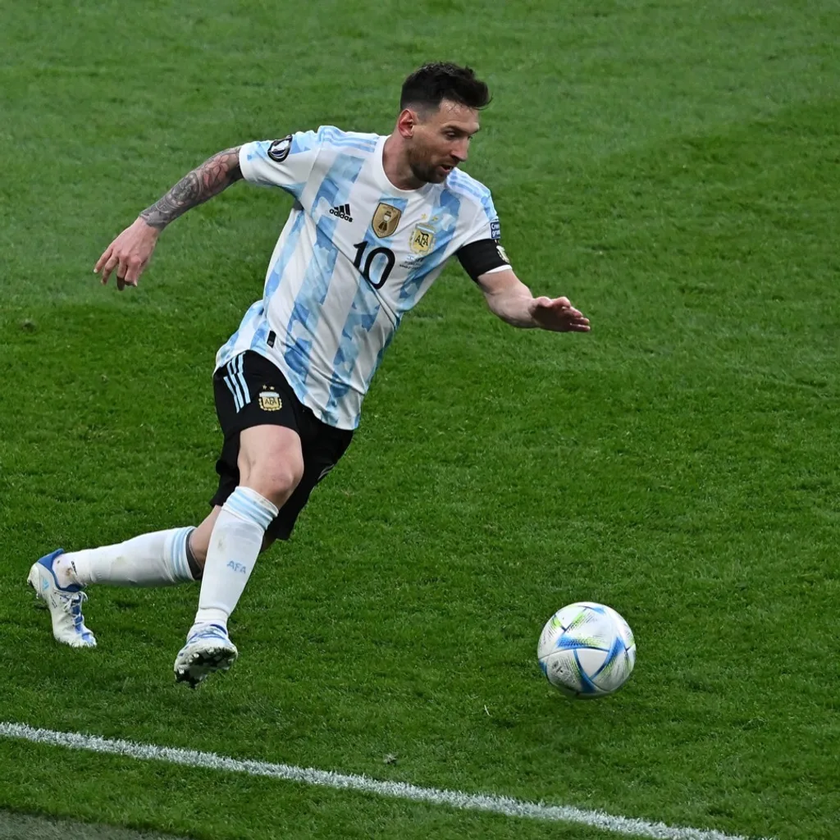
#> input picture images&video_resource/Football.png, 840 x 840 px, shrunk from 1024 x 1024 before the run, found by its file name
$ python 27-Thresholding.py
#> lines starting #> are read from the running program, lines starting #| are printed output that depends on the picture; after the words box and inside, x2 and y2 are one past the last pixel; in counts of white or black regions, pixels touching at a corner belong together
import cv2
import numpy as np

img = cv2.imread("Football.png",0)
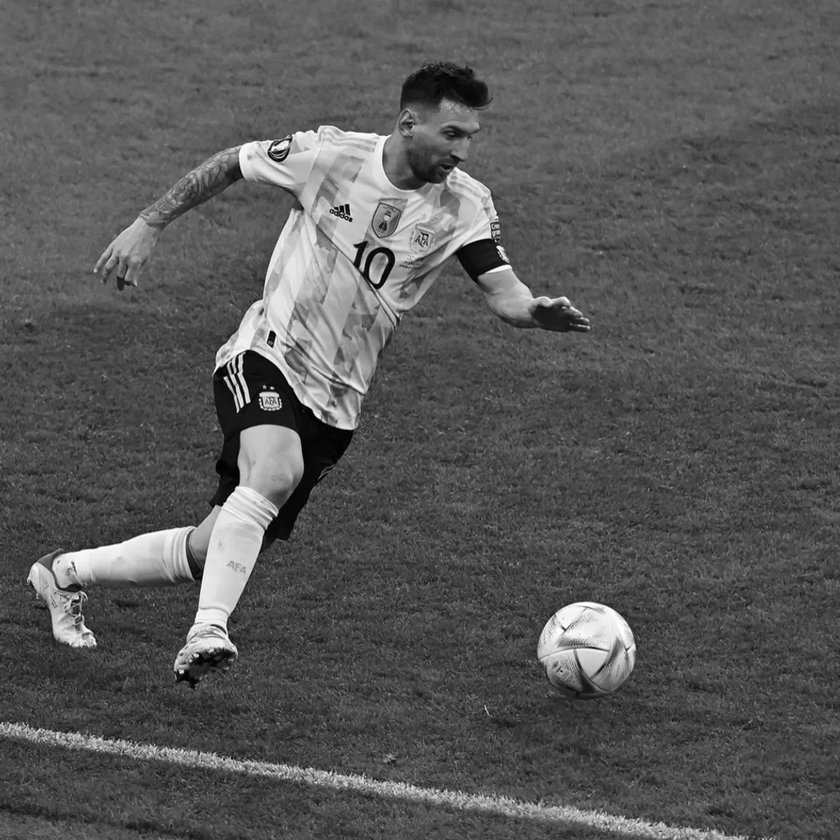
#> img: shape (840, 840); min 0, max 255, mean 88.2
ret , th1 = cv2.threshold(img,127,255,cv2.THRESH_BINARY)
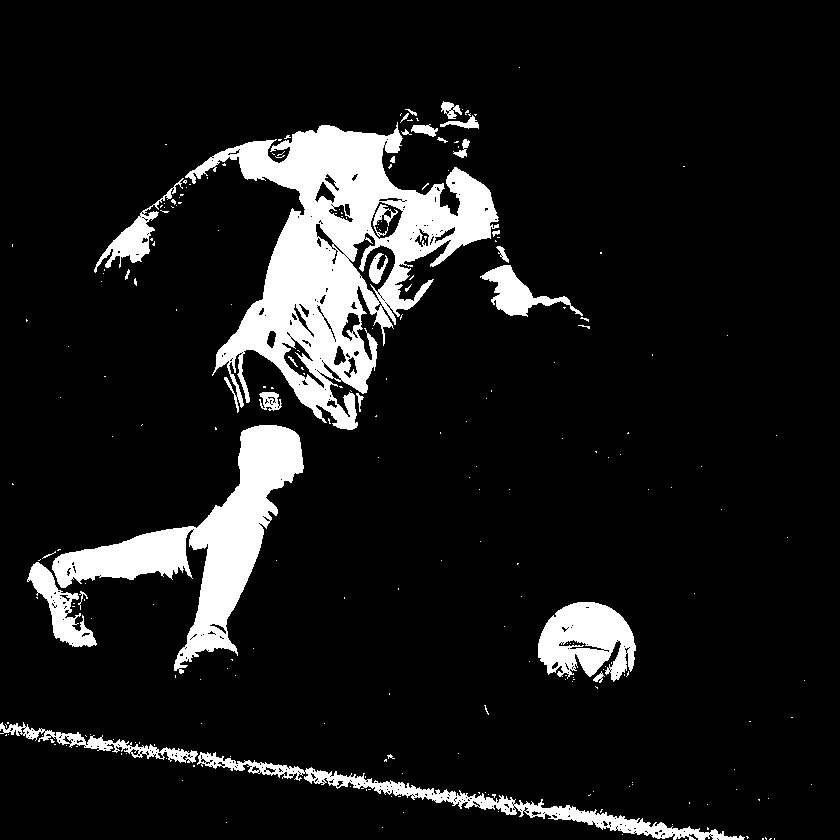
#> th1: shape (840, 840); 10.3% white; 242 white regions (214 under 20 px), largest, box (x1, y1, x2, y2) and area: (185, 122, 499, 430) 35627, (52, 425, 304, 674) 16613, (197, 752, 745, 840) 5527

#cv2.imshow("image",img)
cv2.imshow("img.th1",th1)

cv2.waitKey(0)
cv2.destroyAllWindows()
